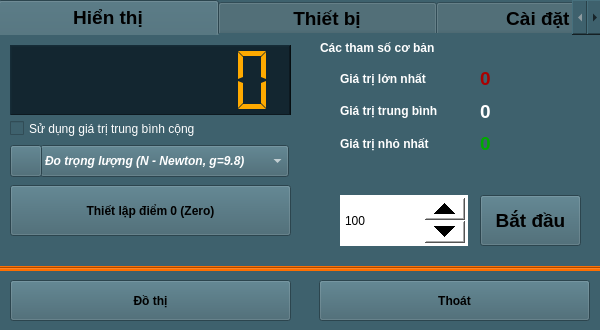
<?xml version="1.0" encoding="UTF-8"?>
<ui version="4.0">
 <class>Sensor_SEN0103</class>
 <widget class="QWidget" name="Sensor_SEN0103">
  <property name="geometry">
   <rect>
    <x>0</x>
    <y>0</y>
    <width>600</width>
    <height>330</height>
   </rect>
  </property>
  <property name="windowTitle">
   <string>Form</string>
  </property>
  <property name="windowIcon">
   <iconset resource="../image.qrc">
    <normaloff>:/image/WHL0103_Icon.jpg</normaloff>:/image/WHL0103_Icon.jpg</iconset>
  </property>
  <property name="styleSheet">
   <string notr="true">background-color: rgb(62, 97, 109);</string>
  </property>
  <widget class="QPushButton" name="pushButton_ChartZoom">
   <property name="geometry">
    <rect>
     <x>10</x>
     <y>280</y>
     <width>281</width>
     <height>41</height>
    </rect>
   </property>
   <property name="font">
    <font>
     <weight>75</weight>
     <bold>true</bold>
    </font>
   </property>
   <property name="text">
    <string>Đồ thị</string>
   </property>
  </widget>
  <widget class="QPushButton" name="pushButton_Exit">
   <property name="geometry">
    <rect>
     <x>319</x>
     <y>280</y>
     <width>271</width>
     <height>41</height>
    </rect>
   </property>
   <property name="font">
    <font>
     <weight>75</weight>
     <bold>true</bold>
    </font>
   </property>
   <property name="text">
    <string>Thoát</string>
   </property>
  </widget>
  <widget class="QTabWidget" name="tabWidget">
   <property name="geometry">
    <rect>
     <x>-2</x>
     <y>0</y>
     <width>605</width>
     <height>268</height>
    </rect>
   </property>
   <property name="font">
    <font>
     <pointsize>14</pointsize>
     <weight>75</weight>
     <bold>true</bold>
    </font>
   </property>
   <property name="styleSheet">
    <string notr="true">background-color: rgb(62, 97, 109);</string>
   </property>
   <property name="currentIndex">
    <number>0</number>
   </property>
   <property name="elideMode">
    <enum>Qt::ElideNone</enum>
   </property>
   <widget class="QWidget" name="tab_Infor_2">
    <attribute name="title">
     <string>            Hiển thị            </string>
    </attribute>
    <widget class="QWidget" name="verticalLayoutWidget_6">
     <property name="geometry">
      <rect>
       <x>340</x>
       <y>30</y>
       <width>128</width>
       <height>92</height>
      </rect>
     </property>
     <layout class="QVBoxLayout" name="verticalLayout_6">
      <item>
       <widget class="QLabel" name="label_8">
        <property name="font">
         <font>
          <weight>75</weight>
          <bold>true</bold>
         </font>
        </property>
        <property name="styleSheet">
         <string notr="true">color: rgb(255, 255, 255);</string>
        </property>
        <property name="text">
         <string>Giá trị lớn nhất</string>
        </property>
       </widget>
      </item>
      <item>
       <widget class="QLabel" name="label_9">
        <property name="font">
         <font>
          <weight>75</weight>
          <bold>true</bold>
         </font>
        </property>
        <property name="styleSheet">
         <string notr="true">color: rgb(255, 255, 255);</string>
        </property>
        <property name="text">
         <string>Giá trị trung bình</string>
        </property>
       </widget>
      </item>
      <item>
       <widget class="QLabel" name="label_10">
        <property name="font">
         <font>
          <weight>75</weight>
          <bold>true</bold>
         </font>
        </property>
        <property name="styleSheet">
         <string notr="true">color: rgb(255, 255, 255);</string>
        </property>
        <property name="text">
         <string>Giá trị nhỏ nhất</string>
        </property>
       </widget>
      </item>
     </layout>
    </widget>
    <widget class="QWidget" name="verticalLayoutWidget_7">
     <property name="geometry">
      <rect>
       <x>480</x>
       <y>30</y>
       <width>101</width>
       <height>92</height>
      </rect>
     </property>
     <layout class="QVBoxLayout" name="verticalLayout_7">
      <item>
       <widget class="QLabel" name="label_ValueMax_2">
        <property name="font">
         <font>
          <pointsize>14</pointsize>
          <weight>75</weight>
          <bold>true</bold>
         </font>
        </property>
        <property name="styleSheet">
         <string notr="true">color: rgb(170, 0, 0);</string>
        </property>
        <property name="text">
         <string>0</string>
        </property>
       </widget>
      </item>
      <item>
       <widget class="QLabel" name="label_ValueAvg_2">
        <property name="font">
         <font>
          <pointsize>14</pointsize>
          <weight>75</weight>
          <bold>true</bold>
         </font>
        </property>
        <property name="styleSheet">
         <string notr="true">color: rgb(255, 255, 255);</string>
        </property>
        <property name="text">
         <string>0</string>
        </property>
       </widget>
      </item>
      <item>
       <widget class="QLabel" name="label_ValueMin_2">
        <property name="font">
         <font>
          <pointsize>14</pointsize>
          <weight>75</weight>
          <bold>true</bold>
         </font>
        </property>
        <property name="styleSheet">
         <string notr="true">color: rgb(0, 170, 0);</string>
        </property>
        <property name="text">
         <string>0</string>
        </property>
       </widget>
      </item>
     </layout>
    </widget>
    <widget class="QSpinBox" name="spinBox_setSample">
     <property name="geometry">
      <rect>
       <x>340</x>
       <y>160</y>
       <width>128</width>
       <height>51</height>
      </rect>
     </property>
     <property name="styleSheet">
      <string notr="true">QSpinBox
{
background-color: rgb(255, 255, 255);
color: rgb(0, 0, 0);
}
QSpinBox::up-button
{
    min-width:40px;
    min-height: 20px;
}
QSpinBox::down-button
{
    min-width: 40px;
    min-height: 20px;
}
</string>
     </property>
     <property name="minimum">
      <number>1</number>
     </property>
     <property name="maximum">
      <number>9999999</number>
     </property>
     <property name="value">
      <number>100</number>
     </property>
    </widget>
    <widget class="QPushButton" name="pushButton_getSamples">
     <property name="geometry">
      <rect>
       <x>480</x>
       <y>160</y>
       <width>101</width>
       <height>51</height>
      </rect>
     </property>
     <property name="font">
      <font>
       <pointsize>14</pointsize>
       <weight>75</weight>
       <bold>true</bold>
      </font>
     </property>
     <property name="styleSheet">
      <string notr="true"/>
     </property>
     <property name="text">
      <string>Bắt đầu</string>
     </property>
    </widget>
    <widget class="QLabel" name="label_sampleInfo">
     <property name="geometry">
      <rect>
       <x>320</x>
       <y>0</y>
       <width>261</width>
       <height>26</height>
      </rect>
     </property>
     <property name="font">
      <font>
       <weight>75</weight>
       <bold>true</bold>
      </font>
     </property>
     <property name="styleSheet">
      <string notr="true">color: rgb(255, 255, 255);</string>
     </property>
     <property name="text">
      <string>Các tham số cơ bản</string>
     </property>
    </widget>
    <widget class="QFrame" name="frame">
     <property name="geometry">
      <rect>
       <x>0</x>
       <y>0</y>
       <width>311</width>
       <height>221</height>
      </rect>
     </property>
     <property name="styleSheet">
      <string notr="true">background-color: rgb(62, 97, 109);</string>
     </property>
     <property name="frameShape">
      <enum>QFrame::NoFrame</enum>
     </property>
     <property name="frameShadow">
      <enum>QFrame::Raised</enum>
     </property>
     <widget class="QPushButton" name="pushButton_SetZero_2">
      <property name="geometry">
       <rect>
        <x>10</x>
        <y>150</y>
        <width>281</width>
        <height>51</height>
       </rect>
      </property>
      <property name="font">
       <font>
        <weight>75</weight>
        <bold>true</bold>
       </font>
      </property>
      <property name="text">
       <string>Thiết lập điểm 0 (Zero)</string>
      </property>
     </widget>
     <widget class="QComboBox" name="comboBox_Unit">
      <property name="geometry">
       <rect>
        <x>40</x>
        <y>110</y>
        <width>249</width>
        <height>32</height>
       </rect>
      </property>
      <property name="font">
       <font>
        <weight>75</weight>
        <italic>true</italic>
        <bold>true</bold>
       </font>
      </property>
      <property name="styleSheet">
       <string notr="true">color: rgb(255, 255, 255);</string>
      </property>
      <item>
       <property name="text">
        <string>Đo trọng lượng (N - Newton, g=9.8)</string>
       </property>
      </item>
      <item>
       <property name="text">
        <string>Đo khối lượng (G - Gram)</string>
       </property>
      </item>
      <item>
       <property name="text">
        <string>Đo khối lượng (Kg - KiloGram)</string>
       </property>
      </item>
      <item>
       <property name="text">
        <string>Đo lực (N - Newton)</string>
       </property>
      </item>
     </widget>
     <widget class="QLCDNumber" name="lcdNumber_Value_2">
      <property name="geometry">
       <rect>
        <x>10</x>
        <y>10</y>
        <width>281</width>
        <height>71</height>
       </rect>
      </property>
      <property name="styleSheet">
       <string notr="true">background-color: #132630;
color: rgb(255, 170, 0);
</string>
      </property>
      <property name="frameShape">
       <enum>QFrame::WinPanel</enum>
      </property>
      <property name="lineWidth">
       <number>1</number>
      </property>
      <property name="smallDecimalPoint">
       <bool>false</bool>
      </property>
      <property name="digitCount">
       <number>7</number>
      </property>
      <property name="segmentStyle">
       <enum>QLCDNumber::Flat</enum>
      </property>
      <property name="value" stdset="0">
       <double>0.000000000000000</double>
      </property>
      <property name="intValue" stdset="0">
       <number>0</number>
      </property>
     </widget>
     <widget class="QCheckBox" name="checkBox_setMathAvg">
      <property name="geometry">
       <rect>
        <x>10</x>
        <y>80</y>
        <width>281</width>
        <height>27</height>
       </rect>
      </property>
      <property name="styleSheet">
       <string notr="true">color: rgb(255, 255, 255);</string>
      </property>
      <property name="text">
       <string>Sử dụng giá trị trung bình cộng</string>
      </property>
     </widget>
     <widget class="QPushButton" name="pushButton">
      <property name="geometry">
       <rect>
        <x>10</x>
        <y>110</y>
        <width>32</width>
        <height>32</height>
       </rect>
      </property>
      <property name="styleSheet">
       <string notr="true"/>
      </property>
      <property name="text">
       <string/>
      </property>
      <property name="icon">
       <iconset resource="../image.qrc">
        <normaloff>:/image/WHL0103_Icon.jpg</normaloff>:/image/WHL0103_Icon.jpg</iconset>
      </property>
      <property name="iconSize">
       <size>
        <width>32</width>
        <height>32</height>
       </size>
      </property>
     </widget>
    </widget>
   </widget>
   <widget class="QWidget" name="tab_4">
    <attribute name="title">
     <string>            Thiết bị            </string>
    </attribute>
    <widget class="QWidget" name="verticalLayoutWidget_8">
     <property name="geometry">
      <rect>
       <x>150</x>
       <y>10</y>
       <width>291</width>
       <height>101</height>
      </rect>
     </property>
     <layout class="QVBoxLayout" name="verticalLayout_8">
      <item>
       <widget class="QLabel" name="label_Name_2">
        <property name="styleSheet">
         <string notr="true">color: rgb(255, 255, 255);</string>
        </property>
        <property name="text">
         <string/>
        </property>
       </widget>
      </item>
      <item>
       <widget class="QLabel" name="label_Address_2">
        <property name="styleSheet">
         <string notr="true">color: rgb(255, 255, 255);</string>
        </property>
        <property name="text">
         <string/>
        </property>
       </widget>
      </item>
      <item>
       <widget class="QLabel" name="label_SerialNumber_2">
        <property name="styleSheet">
         <string notr="true">color: rgb(255, 255, 255);</string>
        </property>
        <property name="text">
         <string/>
        </property>
       </widget>
      </item>
     </layout>
    </widget>
    <widget class="QWidget" name="verticalLayoutWidget_9">
     <property name="geometry">
      <rect>
       <x>10</x>
       <y>10</y>
       <width>111</width>
       <height>131</height>
      </rect>
     </property>
     <layout class="QVBoxLayout" name="verticalLayout_9">
      <item>
       <widget class="QLabel" name="label_13">
        <property name="styleSheet">
         <string notr="true">color: rgb(255, 255, 255);</string>
        </property>
        <property name="text">
         <string>Tên thiết bị:</string>
        </property>
       </widget>
      </item>
      <item>
       <widget class="QLabel" name="label_14">
        <property name="styleSheet">
         <string notr="true">color: rgb(255, 255, 255);</string>
        </property>
        <property name="text">
         <string>Địa chỉ:</string>
        </property>
       </widget>
      </item>
      <item>
       <widget class="QLabel" name="label_18">
        <property name="styleSheet">
         <string notr="true">color: rgb(255, 255, 255);</string>
        </property>
        <property name="text">
         <string>Mã sê-ri:</string>
        </property>
       </widget>
      </item>
      <item>
       <widget class="QLabel" name="label_19">
        <property name="styleSheet">
         <string notr="true">color: rgb(255, 255, 255);</string>
        </property>
        <property name="text">
         <string>Mô tả:</string>
        </property>
       </widget>
      </item>
     </layout>
    </widget>
    <widget class="QWidget" name="verticalLayoutWidget_10">
     <property name="geometry">
      <rect>
       <x>150</x>
       <y>110</y>
       <width>291</width>
       <height>61</height>
      </rect>
     </property>
     <layout class="QVBoxLayout" name="verticalLayout_10">
      <item>
       <widget class="QLabel" name="label_Description_2">
        <property name="styleSheet">
         <string notr="true">color: rgb(255, 255, 255);</string>
        </property>
        <property name="text">
         <string/>
        </property>
        <property name="alignment">
         <set>Qt::AlignLeading|Qt::AlignLeft|Qt::AlignTop</set>
        </property>
       </widget>
      </item>
     </layout>
    </widget>
   </widget>
   <widget class="QWidget" name="tab_6">
    <attribute name="title">
     <string>           Cài đặt            </string>
    </attribute>
    <widget class="QLabel" name="label_23">
     <property name="geometry">
      <rect>
       <x>277</x>
       <y>40</y>
       <width>41</width>
       <height>22</height>
      </rect>
     </property>
     <property name="styleSheet">
      <string notr="true">color: rgb(255, 255, 255);</string>
     </property>
     <property name="text">
      <string>(ms)</string>
     </property>
    </widget>
    <widget class="QLabel" name="label_24">
     <property name="geometry">
      <rect>
       <x>20</x>
       <y>40</y>
       <width>141</width>
       <height>22</height>
      </rect>
     </property>
     <property name="styleSheet">
      <string notr="true">color: rgb(255, 255, 255);</string>
     </property>
     <property name="text">
      <string>Thời gian lấy mẫu :</string>
     </property>
    </widget>
    <widget class="QPushButton" name="pushButton_SetSampleTime_2">
     <property name="geometry">
      <rect>
       <x>320</x>
       <y>20</y>
       <width>161</width>
       <height>61</height>
      </rect>
     </property>
     <property name="font">
      <font>
       <pointsize>14</pointsize>
       <weight>75</weight>
       <bold>true</bold>
      </font>
     </property>
     <property name="text">
      <string>Cài đặt</string>
     </property>
    </widget>
    <widget class="QSpinBox" name="spinBox_SampleTime_2">
     <property name="geometry">
      <rect>
       <x>160</x>
       <y>10</y>
       <width>111</width>
       <height>81</height>
      </rect>
     </property>
     <property name="styleSheet">
      <string notr="true">QSpinBox
{
background-color: rgb(255, 255, 255);
color: rgb(0, 0, 0);
}
QSpinBox::up-button
{
    min-width:40px;
    min-height: 20px;
}
QSpinBox::down-button
{
    min-width: 40px;
    min-height: 20px;
}
</string>
     </property>
     <property name="minimum">
      <number>10</number>
     </property>
     <property name="maximum">
      <number>9999999</number>
     </property>
     <property name="value">
      <number>100</number>
     </property>
    </widget>
    <widget class="Line" name="line_2">
     <property name="geometry">
      <rect>
       <x>20</x>
       <y>100</y>
       <width>541</width>
       <height>16</height>
      </rect>
     </property>
     <property name="orientation">
      <enum>Qt::Horizontal</enum>
     </property>
    </widget>
    <widget class="QPushButton" name="pushButton_Calib_2">
     <property name="geometry">
      <rect>
       <x>320</x>
       <y>120</y>
       <width>161</width>
       <height>61</height>
      </rect>
     </property>
     <property name="font">
      <font>
       <weight>75</weight>
       <bold>true</bold>
      </font>
     </property>
     <property name="text">
      <string>Hiệu chuẩn</string>
     </property>
    </widget>
    <widget class="QLabel" name="label_25">
     <property name="geometry">
      <rect>
       <x>20</x>
       <y>139</y>
       <width>231</width>
       <height>22</height>
      </rect>
     </property>
     <property name="styleSheet">
      <string notr="true">color: rgb(255, 255, 255);</string>
     </property>
     <property name="text">
      <string>Hiệu chuẩn thiết bị :</string>
     </property>
    </widget>
    <widget class="QLabel" name="label_calibInfo">
     <property name="geometry">
      <rect>
       <x>40</x>
       <y>160</y>
       <width>271</width>
       <height>22</height>
      </rect>
     </property>
     <property name="font">
      <font>
       <italic>true</italic>
      </font>
     </property>
     <property name="styleSheet">
      <string notr="true">color: rgb(255, 255, 127);</string>
     </property>
     <property name="text">
      <string>(chưa hiệu chuẩn)</string>
     </property>
    </widget>
   </widget>
  </widget>
  <widget class="Line" name="line">
   <property name="geometry">
    <rect>
     <x>-2</x>
     <y>266</y>
     <width>605</width>
     <height>5</height>
    </rect>
   </property>
   <property name="styleSheet">
    <string notr="true">background-color: rgb(255, 111, 0);</string>
   </property>
   <property name="frameShadow">
    <enum>QFrame::Sunken</enum>
   </property>
   <property name="orientation">
    <enum>Qt::Horizontal</enum>
   </property>
  </widget>
 </widget>
 <resources>
  <include location="../image.qrc"/>
 </resources>
 <connections/>
</ui>
